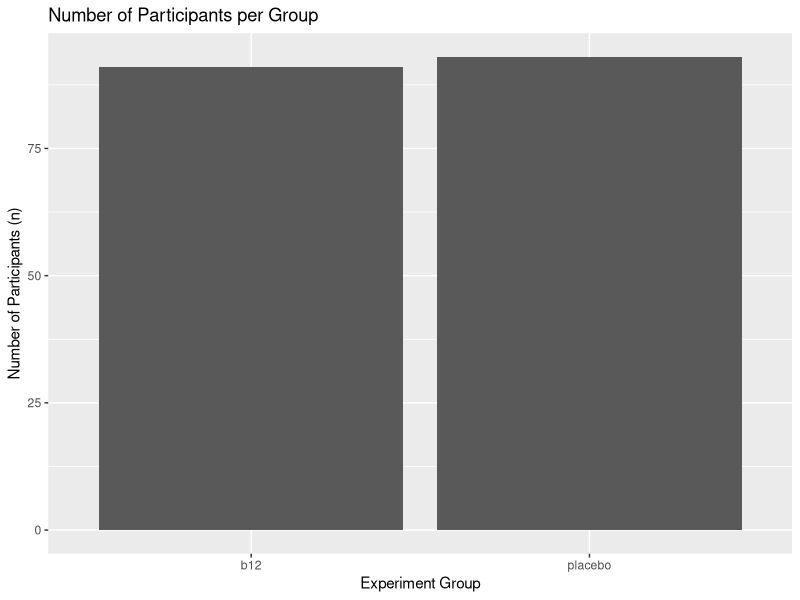
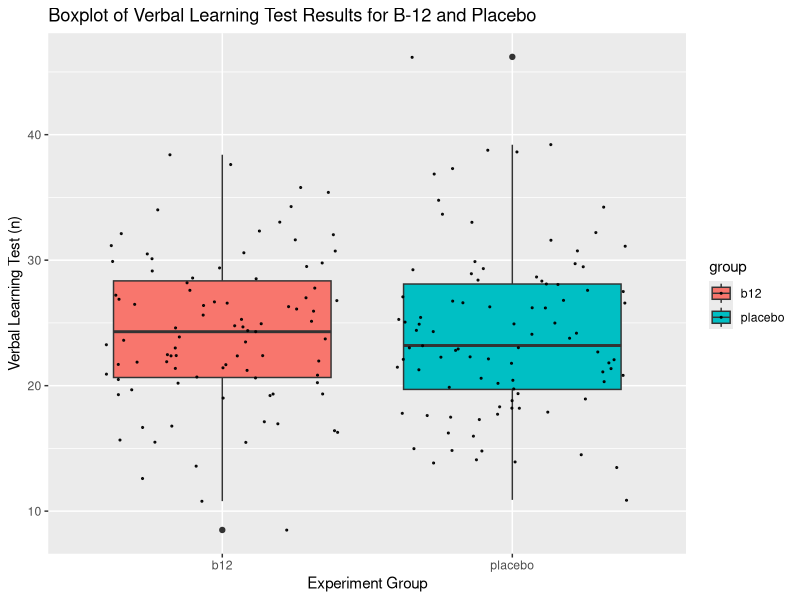
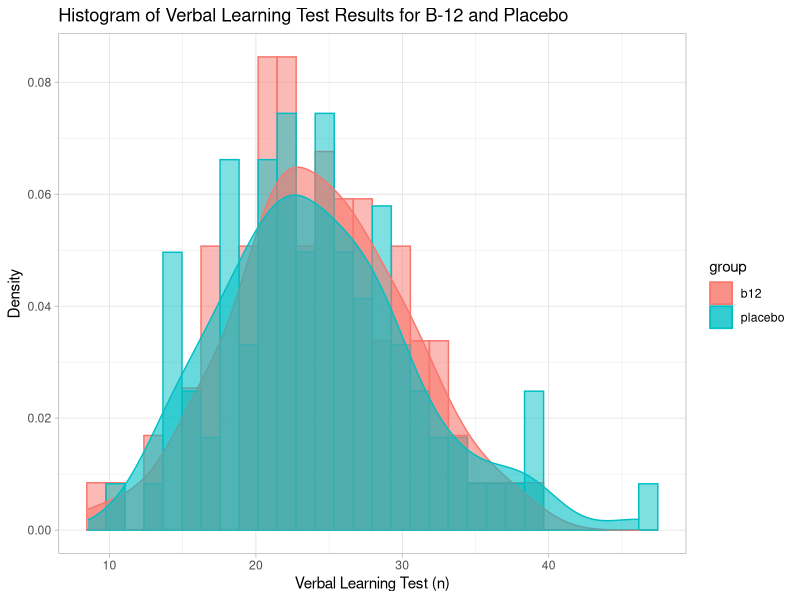
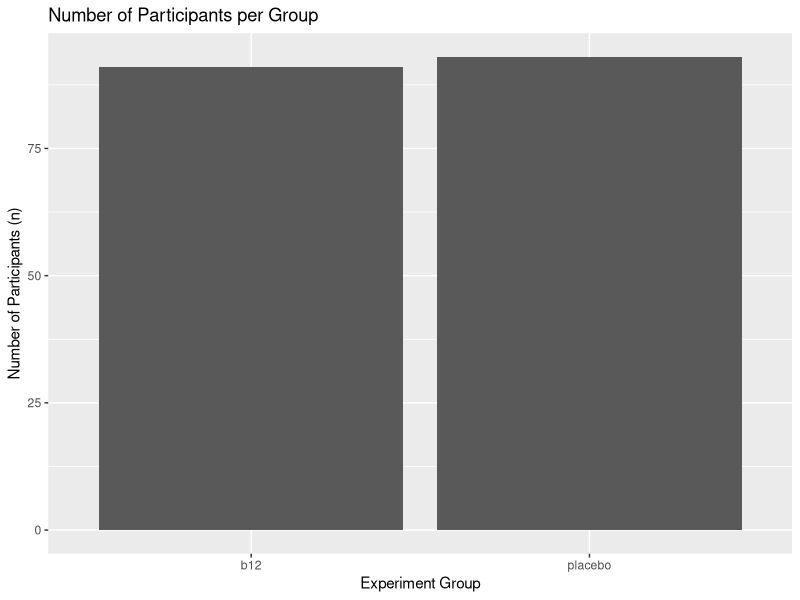
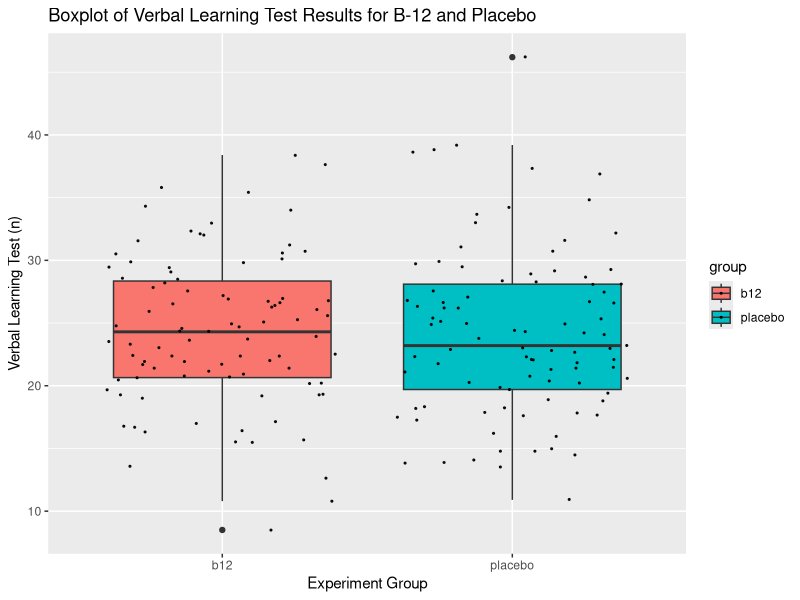
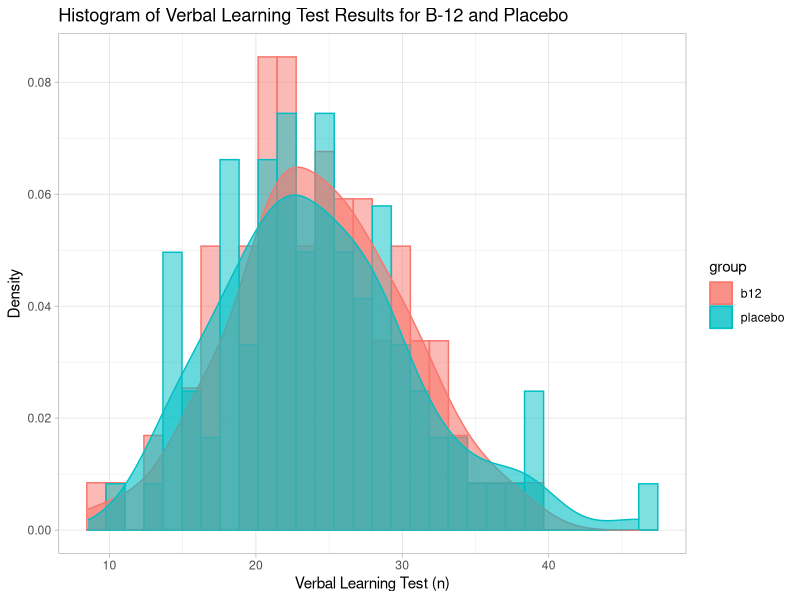

Reproduce these figures in R, in order.
## ---- chunk 1
knitr::opts_chunk$set(echo = TRUE)
## ---- chunk 2
# readxl package, to read excel files
# install.packages("readxl")
library(readxl)
# dplyr package, to organize and summarize tables
# install.packages("dplyr")
library(dplyr)
# ggplot2 package, to create 
# install.packages("ggplot2")
library(ggplot2)
## ---- chunk 3
# Load the table
b12_study_dataset <- read_excel("vit_b12_study_dataset.xlsx")

# Look at the first few rows
head(b12_study_dataset)

# Summarize the table
summary(b12_study_dataset)

# Count the observations in each group
# Save counts into a new table called group_counts
group_counts <- b12_study_dataset %>% 
  count(group, sort=TRUE)

# Group by experimental group and summarize mean, median, range
b12_study_dataset %>%
  group_by(group) %>%
  summarise(average = mean(test_result),
            median = median(test_result),
            range = max(test_result)-min(test_result))

## ---- chunk 4
# Creating a figure with the number of participants per group
figure_1_counts <- ggplot(group_counts, aes(x=group, y=n)) +
  geom_bar(stat="identity") +
  # labels
  labs(y="Number of Participants (n)",
       x="Experiment Group",
       title="Number of Participants per Group")
figure_1_counts
ggsave("figure_1_counts.jpeg")


# Creating a boxplot to compare the median and ranges of the two groups
figure_2_boxplot <- ggplot(b12_study_dataset, aes(x=group, y=test_result, fill=group)) +
  geom_boxplot() +
  # dots on top of boxplot
  geom_jitter(size=0.4, alpha=0.9)+
  # labels
  labs(y="Verbal Learning Test (n)",
       x="Experiment Group",
       title="Boxplot of Verbal Learning Test Results for B-12 and Placebo")
figure_2_boxplot
ggsave("figure_2_boxplot.jpeg")


# Creating a histogram to compare the distributions of the two groups
figure_3_histogram <- ggplot(data=b12_study_dataset, aes(x=test_result, color=group, fill=group)) +
  # add histogram with density as y axis
  geom_histogram(aes(y=..density..), alpha=0.5, position="identity") +
  # add a smooth density plot
  geom_density(alpha=0.6) +
  # labels
  labs(y="Density",
       x="Verbal Learning Test (n)",
       title="Histogram of Verbal Learning Test Results for B-12 and Placebo") +
  theme_light()
figure_3_histogram
ggsave("figure_3_histogram.jpeg")
## ---- chunk 5
t.test(test_result ~ group, data = b12_study_dataset,
 alternative="greater",
 conf.level=0.95)
## ---- chunk 6
# if(!require('devtools')) {
#   install.packages('devtools')
#   library('devtools')
# }
# devtools:session_info()
# use utils:: as devtools:: didn't work
utils::sessionInfo()
